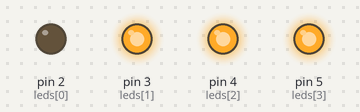
The sketch below on a simulated Arduino Uno, built with avr-gcc and run on an emulated ATmega328P. Shown: output pins drawn as LEDs (lit = HIGH). Random numbers use the default seed unless the sketch sets one.

Above: at 1.4 s.
At 8.4 s:
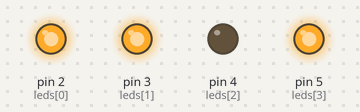
At 21.72 s:
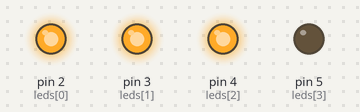
At 38.39 s:
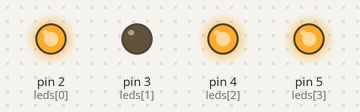
Timing chart, 0 to 40.0 s (numbered marks = the images above):
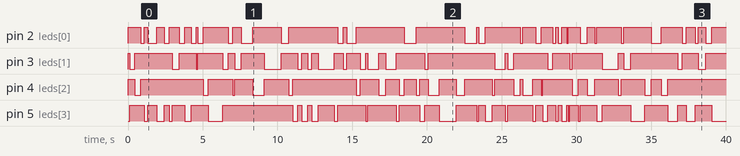

Measured:
- by itself, pin 2 (leds[0]): HIGH → LOW at 0.84 s, → HIGH 0.24 s later, → LOW 0.23 s later, → HIGH 0.62 s later, … (52 changes in this stretch)
- by itself, pin 3 (leds[1]): HIGH → LOW at 0.12 s, → HIGH 0.34 s later, → LOW 2.5 s later, → HIGH 0.47 s later, … (44 changes in this stretch)
- by itself, pin 4 (leds[2]): HIGH → LOW at 0.46 s, → HIGH 0.38 s later, → LOW 4.2 s later, → HIGH 0.33 s later, … (40 changes in this stretch)
- by itself, pin 5 (leds[3]): LOW → HIGH at 0.12 s, → LOW 0.96 s later, → HIGH 0.23 s later, → LOW 0.62 s later, … (54 changes in this stretch)

The sketch:

Experiment_6.ino
```cpp
#define YELLOW 2
#define GREEN 3
#define MAX_LEDS 4
#define MIN_SWITCH_DELAY 100
#define MAX_SWITCH_DELAY 500

const int leds[MAX_LEDS] = {2,3,4,5};

void setup() {
  // put your setup code here, to run once:
  int i = 0;
  for(;i<MAX_LEDS;i++)
  {
      pinMode(leds[i], OUTPUT);
      digitalWrite(leds[i], 1);
  }

}

int current_led = 0;
void loop() {
  // put your main code here, to run repeatedly:
  if(current_led>=MAX_LEDS)
    current_led = 0;

  current_led = random(0,MAX_LEDS);

  digitalWrite(leds[current_led], 0);
  delay(random(MIN_SWITCH_DELAY, MAX_SWITCH_DELAY+1));
  digitalWrite(leds[current_led], 1);

  current_led++;


}
```
